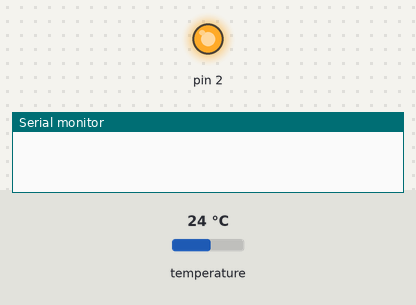
Recording of a sketch running on a simulated Arduino Uno, built with avr-gcc and run on an emulated ATmega328P. Shown: output pins drawn as LEDs (lit = HIGH), the last lines printed to the serial monitor. The inputs (shaded band) are chosen by the test bench; at power-on: temperature 24 °C.

Above: at 0.3 s.
At 25.2 s:
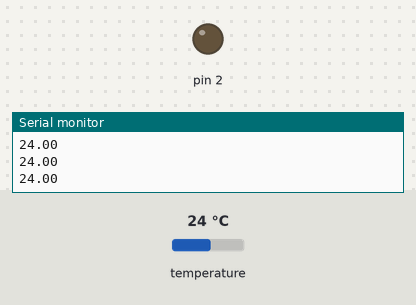
Timing chart, 0 to 30.8 s (numbered marks = the images above):
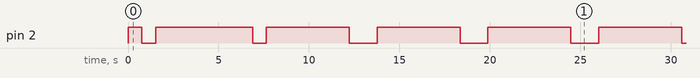

Measured:
- by itself, pin 2: moves between LOW and HIGH, repeating every 23.7 s
- by itself, everything shown: repeats every 23.7 s, in 8 steps

The sketch:

TempSensor_Relay.ino
```cpp
// @author Tomas de Camino Beck
// www.inventoria.org
#include <OneWire.h>
#include <DallasTemperature.h>
#include <FuzzyControl.h>

float t = 0.0;
float amp = 40;
float off = 0.3;

OneWire oneWire(A1);//indica donde conectamos el sensor

DallasTemperature sensors(&oneWire);//inicializa la libreria

void setup() {
  // put your setup code here, to run once:

  pinMode(2, OUTPUT);
  sensors.begin();//inicia las lescturas
  digitalWrite(2, HIGH);
  Serial.begin(9600);
}

void loop() {
  // put your main code here, to run repeatedly:

  sensors.requestTemperatures();//pide las lecturas al sensor

  abs(sin(amp * t)) > off ? digitalWrite(2, HIGH) : digitalWrite(2, LOW);
  t += 0.01;
  Serial.println(sensors.getTempCByIndex(0));
}
```
